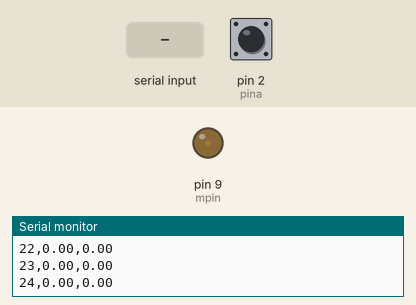
Simulated run of this sketch. Board: Arduino Uno, built with avr-gcc and run on an emulated ATmega328P. Parts: output pins drawn as LEDs (lit = HIGH), the last lines printed to the serial monitor. The test bench sets the inputs (shaded band); at power-on: pin 2 (pina) HIGH.

Above: at 1.2 s.
1.3 s: "90,45\n" received over Serial
At 1.6 s:
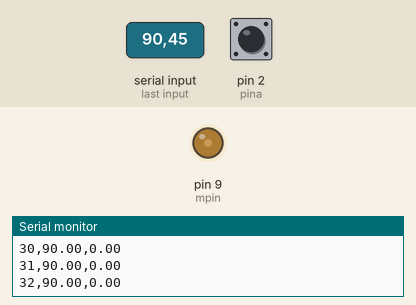
At 2.3 s:
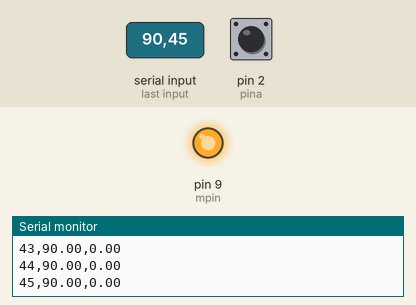
Timing chart, 0 to 4.3 s (numbered marks = the images above; inputs shaded):
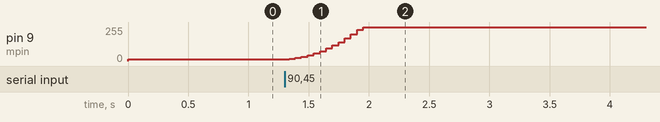

The sketch:

Project1.ino
```cpp
#include <PID.h>
#include <motor.h>

// set up with encoder pins A and B as 2 and 4 respectively
int pina = 2, pinb = 4;
int mpin = 9; double mvolt = 15;
double kp = .01495, ki = 1.9914, kd = 0.0000000, arpm = 0, drpm = 0;

// Encoder stuffs
double encoderResolution = 512;
unsigned long lastmillis = 0, curmillis = 0, tsig = 0;
double et;
volatile int clks = 0;
int sample = 0;
void setup() {
  // put your setup code here, to run once:
  pinMode(pina, INPUT);
  pinMode(pinb, INPUT);
  digitalWrite( pina, HIGH);
  digitalWrite( pinb, HIGH);

  pinMode(mpin, OUTPUT);
  attachInterrupt( 0, doEncoder, CHANGE);
  Serial.begin(115200);
}

// run all constructors
motor m( 9);
PID p( &kp, &ki, &kd, 800, 0, 255, 15);


void loop() {
  // put your main code here, to run repeatedly:
  char buf[4];
  while (Serial.available() != 0) {
    Serial.readBytesUntil('\n', buf, 45);
    drpm = atof(buf);
    //Serial.print(drpm);
  }
  //Serial.print("Input Value: ");Serial.println(drpm);
  detachInterrupt(0);
  /*
  if(millis() >= tsig+10000) {
    tsig = tsig + 10000;
    drpm = 200-drpm;
  }
  */
  p.updateValues(drpm, arpm, &mvolt);
  sample++;
  attachInterrupt(0, doEncoder, CHANGE);
  analogWrite(mpin, mvolt);
  //Serial.print("desired value: "); Serial.print(drpm);
  //Serial.print(",  actual value: ");
  Serial.print(sample); Serial.print(",");
  Serial.print(drpm); Serial.print(",");
  Serial.print(arpm); Serial.print("\n");
  //Serial.print(",  adjustment value: "); Serial.println(mvolt);
  getRPM( &arpm);
  delay(50);
}
```

encoderStuffs.ino
```cpp
// counting with encoder
void doEncoder() {
  (digitalRead(pina) == digitalRead(pinb) ? clks--:clks++);
}
// calculate rpms
void getRPM( double *RPM) {
  // revolutions encoderResolution/clks
  detachInterrupt( 0);
  lastmillis = curmillis;
  curmillis = millis();
  et = curmillis-lastmillis;
  et = et/1000/60;
  *RPM = (clks/encoderResolution/et);
  clks = 0;
  attachInterrupt(0, doEncoder, CHANGE);
}
```

Measured:
- after the input at 1.3 s, pin 9 (mpin): moves from 15/255 to 255/255 over 0.62 s, starting at once
